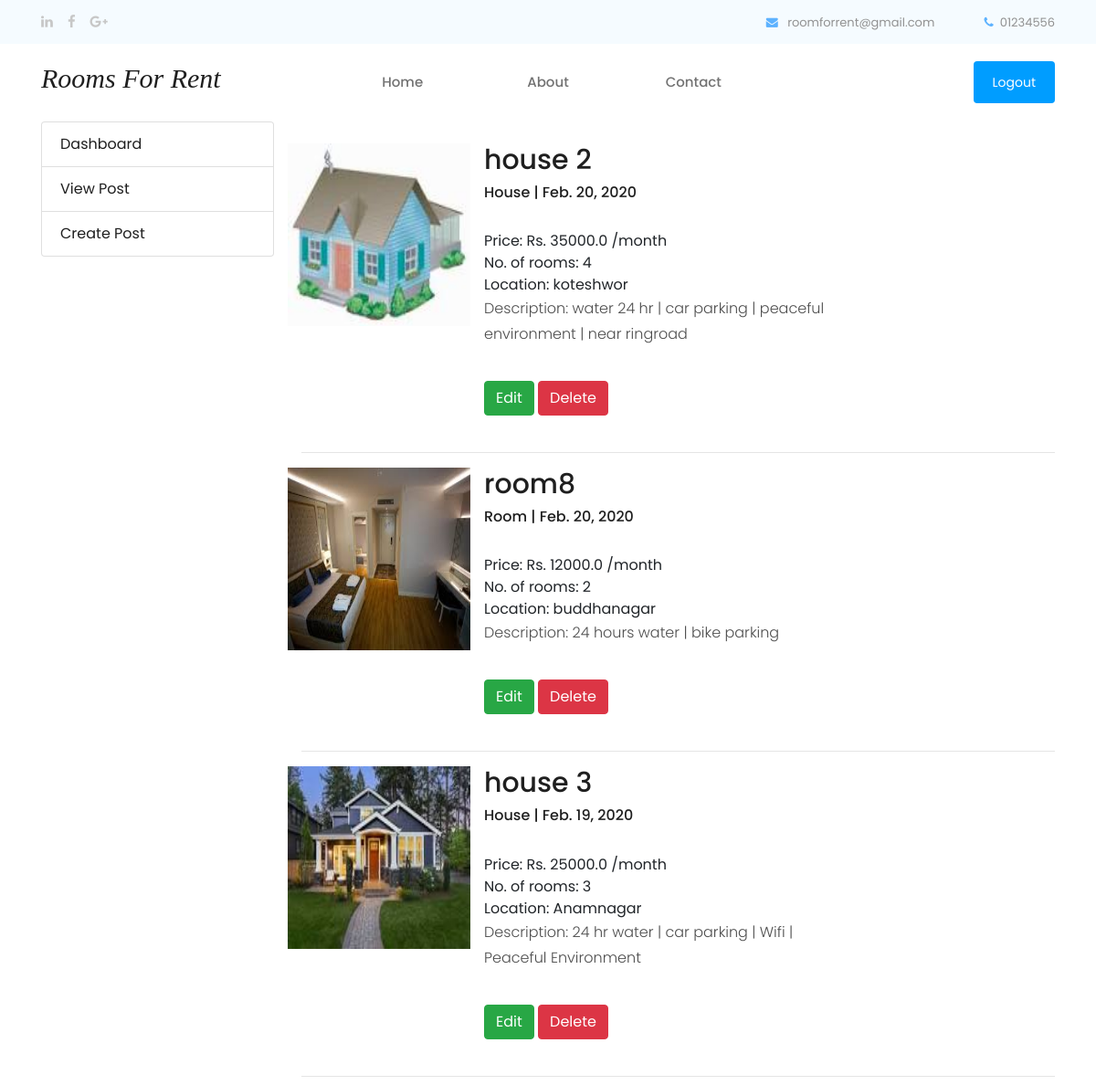
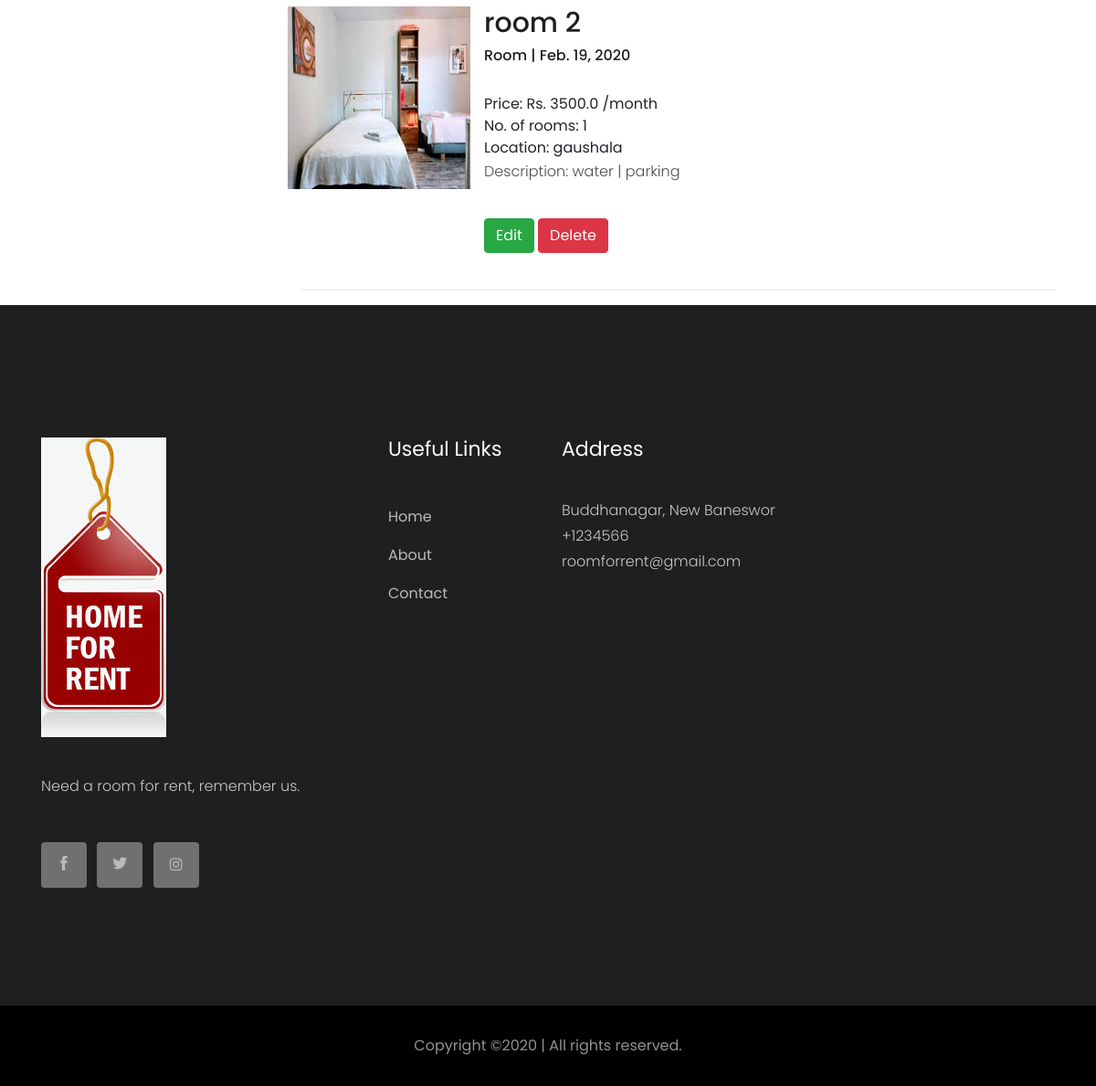
The page /dashboard/ (signed in) on the database its author committed (2 pictures, top to bottom).
### room/models.py (models this page shows, shortened)
class Room(models.Model):
    title = models.CharField(max_length=100)
    no_of_rooms = models.PositiveIntegerField()
    price = models.FloatField()
    location = models.CharField(max_length=200)
    description = models.TextField(null=True, blank=True)
    image = models.ImageField(upload_to='room/', null=True, blank=True)
    publish_date = models.DateField(auto_now=True)
    category = models.ForeignKey(Category, on_delete=models.CASCADE)
    class Meta:
        db_table = "room"

class Category(models.Model):
    title = models.CharField(max_length=100,unique=True)
    def __str__(self):
        return self.title

### room_for_rent/views.py (the view)
# urls.py: path('dashboard/', views.dashboard, name='dashboard'),
@login_required(login_url='signin')
def dashboard(request):
    data = Room.objects.all()[::-1]
    context = {
        'room':data
    }
    return render(request,'dashboard.html',context)

### templates/dashboard.html (shortened to what this page needs)
{% extends 'base/base.html' %}
{% block 'body' %}
 <div class="container">
     <div class="row">
        {% include 'component/sidenav.html' %}
        <div class="col-md-9">
            <br>
    {% for r in room %}
    <div class ="row">
            <br>
            {% if r.image %}
             <img src="{{MEDIA_URL}}{{r.image.url}}" style="width:200px;height:200px;">
            {% endif %}
        <div class="col-md-6">
        <h2>{{r.title}}</h2>
            <h5>{{r.category}} | {{r.publish_date}}</h5>
            <br>
            <span>Price: Rs. {{r.price}} /month</span>
            <br/>
            <span>No. of rooms: {{r.no_of_rooms}}</span>
            <br>
            <span>Location: {{r.location}}</span>
            <br>
            <p>Description: {{r.description}}</p>
            <br>
             <a href="{% url 'edit_post' r.id %}" class="btn btn-success">Edit</a>
            <a href="{%url 'delete_post' r.id %}" class="btn btn-danger">Delete</a>
        </div>
    </div>
    <br>
            <hr>
            {% endfor %}
        </div>
        </div>
 </div>
{% endblock %}

### rows shown on the page
Room: image (picture), title "house 2", category "House", publish_date "Feb. 20, 2020", price "35000.0", no_of_rooms "4", location "koteshwor", description "water 24 hr | car parking | peaceful environment | near ringroad"
Room: image (picture), title "room8", category "Room", publish_date "Feb. 20, 2020", price "12000.0", no_of_rooms "2", location "buddhanagar", description "24 hours water | bike parking"
Room: image (picture), title "house 3", category "House", publish_date "Feb. 19, 2020", price "25000.0", no_of_rooms "3", location "Anamnagar", description "24 hr water | car parking | Wifi | Peaceful Environment"
Room: image (picture), title "room 2", category "Room", publish_date "Feb. 19, 2020", price "3500.0", no_of_rooms "1", location "gaushala", description "water | parking"
